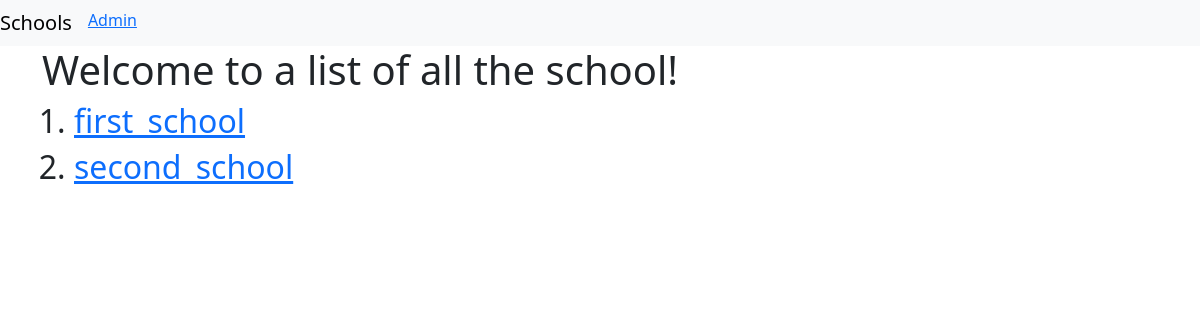
The app's page /basic_app/, older data.
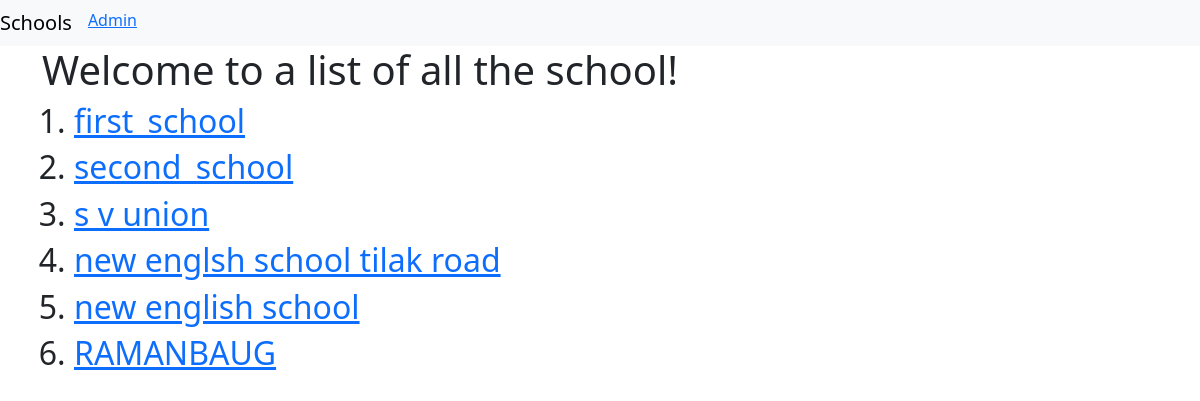
The same page, newer data.
### basic_app/models.py (models this page shows, shortened)
class School(models.Model):
          name = models.CharField(max_length = 256)
          principle = models.CharField(max_length= 256)
          location = models.CharField(max_length= 256)

### basic_app/views.py (the view)
class SchoolListView(ListView):
          context_object_name = 'schools'
          model = models.School

### basic_app/templates/basic_app/school_list.html
{% extends "basic_app/basic_app_base.html" %}
{% block body_block %}
<h1> Welcome to a list of all the school! </h1>
<ol>
          {% for school in schools %}
          <h2><li><a href = "{{school.id}}"> {{school.name}}  </a></li></h2>
          {% endfor %}
</ol>
{%endblock%}

### basic_app/templates/basic_app/basic_app_base.html (shortened to what this page needs)
<!DOCTYPE html>
<html lang="en">
<head>
          <link href="https://cdn.jsdelivr.net/npm/bootstrap@5.3.3/dist/css/bootstrap.min.css" rel="stylesheet">
</head>
<body>
          <nav class="navbar navbar-expand-lg bg-body-tertiary">
                    <ul class="navbar-nav me-auto mb-2 mb-lg-0">
                              <li><a class="navbar-brand" href="{% url 'basic_app:list'%}">Schools</a></li>
                              <li><a class="navbar-link" href="{% url 'admin:index' %}">Admin</a></li>
                    </ul>
          </nav>
          <div class="container">
          {% block body_block %}
          {% endblock %}
          </div>
</body>
</html>

Row changes from the older to the newer data that the page shows:
added School: name "s v union"
added School: name "new englsh school tilak road"
added School: name "new english school"
added School: name "RAMANBAUG"
